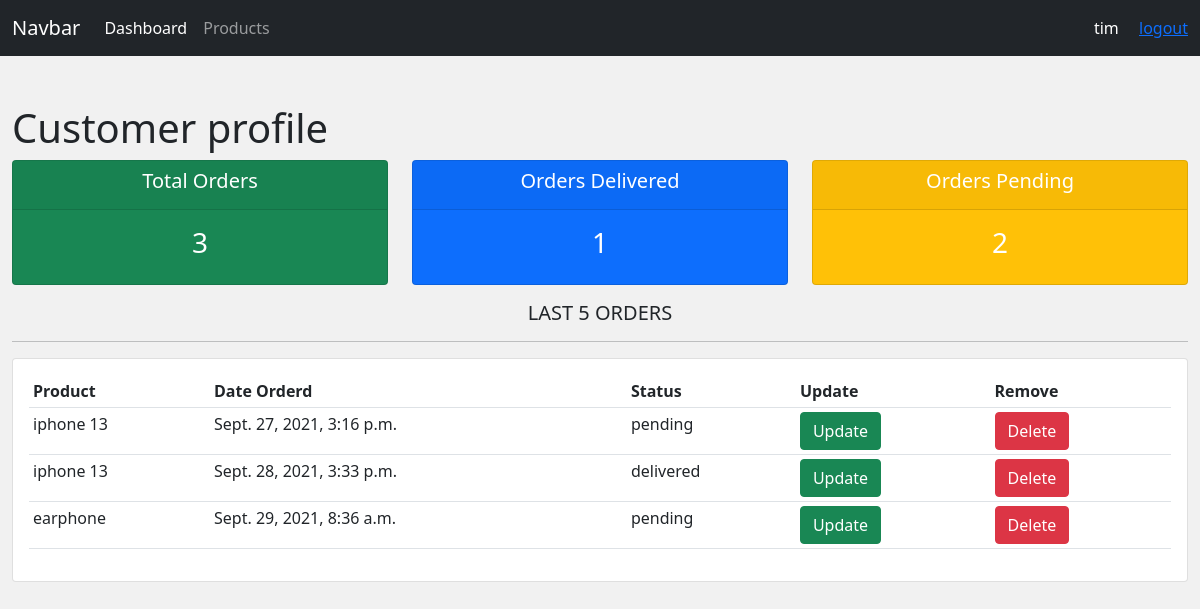
The app's page /customer_profile (signed in) with its own data.
### accounts/models.py (models this page shows, shortened)
class Order(models.Model):
    status=(
        ('pending','Pending'),
        ('out for delivery','Out for Delivery'),
        ('delivered','Delievered'),
    )
    customer=models.ForeignKey(Customer,null=True,on_delete=models.SET_NULL)#models.cascade means deleting all related table of customers.SET_NULL means it will onlly set null in related customer table.
    product=models.ForeignKey(Product,null=True,on_delete=models.SET_NULL)
    created_at=models.DateTimeField(auto_now_add=True)
    status=models.CharField(max_length=200,null=True,choices=status)

class Product(models.Model):
    category=(
        ('indoor',"In Door"),
        ('outdoor',"Out Door")
    )
    name=models.CharField(max_length=200,null=True)
    price=models.FloatField(null=True)
    category=models.CharField(max_length=200,null=True,blank=True,choices=category)
    created_at=models.DateTimeField(auto_now_add=True)
    tag=models.ManyToManyField(Tag)

### accounts/decorators.py (the view)
        def wrapper(request,*args,**kwargs):#*args and kwargs are to accept id
            if request.user.groups.first().name in roles:
                return view_fun(request,*args,**kwargs) #ordercreate
            else:
                return HttpResponse('you are not authorized.')

### accounts/views.py (called while the page is built)
@login_required(login_url='/login')
@allowed_roles(roles=['customer'])#spell exactly as group name in your SQL server
def customer_profile(request):
    orders=request.user.customer.order_set.all()
    total=orders.count()
    delivered=orders.filter(status="delivered").count()
    pending=orders.filter(status="pending").count()
    return render(request,'accounts/customer_profile.html',{
        'orders':orders,
        'total':total,
        'delivered':delivered,
        'pending':pending
    })

### accounts/templates/accounts/customer_profile.html
{% extends 'accounts/master.html' %}
{% block content %}
<h1>Customer profile</h1>
<div class="row">
	<div class="col">
		<div class="col-md">
			<div class="card text-center text-white  mb-3 bg-success">
			  	<div class="card-header">
			  		<h5 class="card-title">Total Orders</h5>
			  	</div>
			  	<div class="card-body">
			    	<h3 class="card-title">{{total}}</h3>
			  	</div>
			</div>
		</div>
	</div>
	<div class="col">
		<div class="col-md">
			<div class="card text-center text-white  mb-3  bg-primary">
			  	<div class="card-header">
			  		<h5 class="card-title">Orders Delivered</h5>
			  	</div>
			  	<div class="card-body">
			    	<h3 class="card-title">{{delivered}}</h3>
			  	</div>
			</div>
		</div>
	</div>
	<div class="col">
		<div class="col-md">
			<div class="card text-center text-white  mb-3  bg-warning">
			  	<div class="card-header">
			  		<h5 class="card-title">Orders Pending</h5>
			  	</div>
			  	<div class="card-body">
			    	<h3 class="card-title">{{pending}}</h3>
			  	</div>
			</div>
		</div>
	</div>
</div>
<div class="row">
	<div class="col-md-12">
		<h5 class="text-center">LAST 5 ORDERS</h5>
		<hr>
		<div class="card card-body">
			<table class="table table-sm">
				<tr>
					<th>Product</th>
					<th>Date Orderd</th>
					<th>Status</th>
					<th>Update</th>
					<th>Remove</th>
				</tr>
				{% for order in orders  %}
				<tr>
					<td>{{order.product.name}}</td>
					<td>{{order.created_at}}</td>
					<td>{{order.status}}</td>
					<td><a class="btn btn-success" href="{% url 'order.update' order.id %}">Update</a></td>
					<td><a class="btn btn-danger" href="{% url 'order.delete' order.id %}">Delete</a></td>
				</tr>
				{% endfor %}
			</table>
		</div>
	</div>
</div>
{% endblock content %}

### accounts/templates/accounts/components/navbar.html (shortened to what this page needs)
<nav class="navbar navbar-expand-lg navbar-dark bg-dark mb-5" >
    <div class="container-fluid">
        <a class="navbar-brand" href="#">Navbar</a>
        <div class="collapse navbar-collapse" id="navbarNav">
            {% if request.user.is_authenticated %}
            <ul class="navbar-nav">
                <li class="nav-item">
                <a class="nav-link active" aria-current="page" href="{% url 'dashboard' %}">Dashboard</a>
                </li>
                <li class="nav-item">
                <a class="nav-link" href="{% url 'products' %}">Products</a>
                </li>
            </ul>
            {% endif %}
        </div>
        {% if request.user.is_authenticated %}
        <div class="text-white">
            <span class="me-3">{{request.user.username}}</span>
            <a href="{% url 'logout' %}">logout</a>
        </div>
        {% else %}
        <div class="text-white">
            <a href="{% url 'login' %}" class="me-3">login</a>
            <a href="{% url 'register' %}">register</a>
        </div>
        {% endif %}
    </div>
</nav>

### accounts/static/accounts/style.css (style rules this page uses)
body { background-color:#f1f1f1; }

### records on screen
Order: product.name "iphone 13", created_at "Sept. 27, 2021, 3:16 p.m.", status "pending"
Order: product.name "iphone 13", created_at "Sept. 28, 2021, 3:33 p.m.", status "delivered"
Order: product.name "earphone", created_at "Sept. 29, 2021, 8:36 a.m.", status "pending"

### other values on screen
{{ request.user.username }} "tim"
{{ total }} "3"
{{ delivered }} "1"
{{ pending }} "2"
